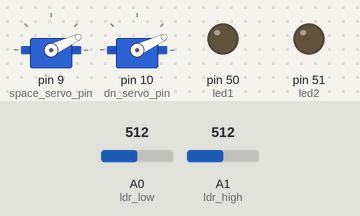
A sketch run on a simulated Arduino Mega 2560, built with avr-gcc and run on an emulated ATmega2560. Shown: 2 × servo, output pins drawn as LEDs (lit = HIGH). Dashed ring = blinking. Inputs (shaded band) come from the test bench; at power-on: A0 (ldr_low) = 512, A1 (ldr_high) = 512. What the sketch prints to the serial monitor is not drawn.

Above: at 1.2 s.
1.3 s: A0 (ldr_low) set to 529
At 2.1 s:
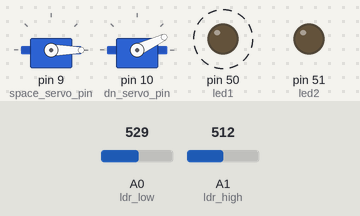
4.3 s: A1 (ldr_high) set to 531
5.8 s: A0 (ldr_low) set to 511
At 7.2 s:
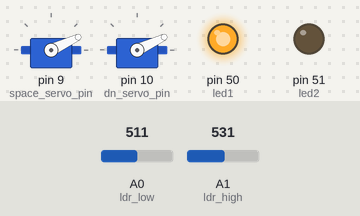
7.5 s: A1 (ldr_high) set to 511
At 8.0 s:
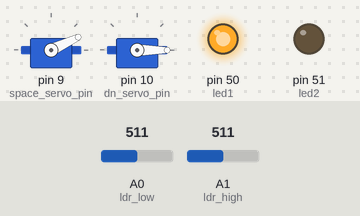
9.7 s: A0 (ldr_low) set to 306
At 11.3 s:
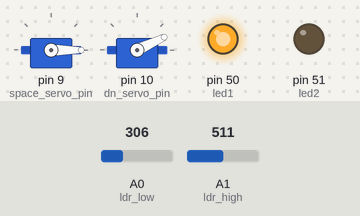
Timing chart, 0 to 12.8 s (numbered marks = the images above; inputs shaded):
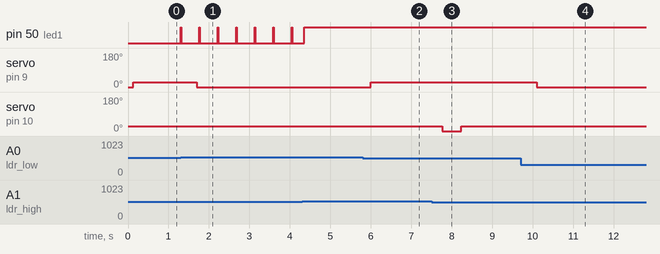

The sketch:

dino_code.ino
```cpp
#include <Servo.h>

Servo space_servo;
Servo dn_servo;

unsigned long currentMillis = 0;
unsigned long startMillis = 0;
unsigned long previousMillis = 0;
unsigned long press_spacebar_slot1 = 0;
unsigned long press_spacebar_slot2 = 0;
unsigned long press_dn_slot1 = 0;
unsigned long press_dn_slot2 = 0;
int space_pressed_count = 0;
int dn_pressed_count = 0;
const int ldr_low = A0;
const int ldr_high = A1;
int ldr_low_val = 0;
int ldr_high_val = 0;
int ldr_low_previous = 0;
int ldr_high_previous = 0;
int ldr_low_dif = 0;
int ldr_high_dif = 0;
const int led1 = 50;
const int led2 = 51;
int led1_count = 0;
int led2_count = 0;
const int space_servo_pin = 9;
const int dn_servo_pin = 10;
const int edge_diff = 10;
const int edge_low_bounce = 100;
const int edge_high_bounce = 100;
int edge_low_count = 0;
int edge_high_count = 0;
const int led_flash_length = 3;
int edge_to_jump_length = 85;
bool space_pressed;
bool dn_pressed;
bool ldr_low_edge_detected;
bool ldr_high_edge_detected;
bool debug = true;

// the setup function runs once when you press reset or power the board
void setup() {
  // initialize digital pin LED_BUILTIN as an output.
  pinMode(led1, OUTPUT);
  pinMode(led2, OUTPUT);
  space_servo.attach(space_servo_pin);
  dn_servo.attach(dn_servo_pin);
  space_pressed = false;
  dn_pressed = false;
  ldr_low_val = analogRead(ldr_low);
  ldr_high_val = analogRead(ldr_high);
  ldr_low_previous = ldr_low_val;
  ldr_high_previous = ldr_high_val;
  currentMillis = millis();
  startMillis = currentMillis;
  ldr_low_edge_detected = false;
  ldr_high_edge_detected = false;
  Serial.begin(9600);
  space_pressed_count = 50; // < auto start game

}

void press_keys(){

  if (press_spacebar_slot1 > 0) {
  space_pressed_count = 50 + edge_to_jump_length;
  press_spacebar_slot1 = 0;
  }

  if (press_spacebar_slot2 > 0) {
  space_pressed_count = 50 + edge_to_jump_length;
  press_spacebar_slot2 = 0;
  }

  if (space_pressed_count > 0) {
    if (space_pressed_count <= 50) {
     space_servo.write(0);
    }
     space_pressed_count--;
  } else {
     space_servo.write(25);
  }

  if (press_dn_slot1 > 0) {
  dn_pressed_count = 150 + edge_to_jump_length;
  press_dn_slot1 = 0;
  }

  if (press_dn_slot2 > 0) {
  dn_pressed_count = 150 + edge_to_jump_length;
  press_dn_slot2 = 0;
  }

  if (dn_pressed_count > 0) {
    if (dn_pressed_count <= 150) {
     dn_servo.write(0);
    }
     dn_pressed_count--;
  } else {
     dn_servo.write(25);
  }

}

void ldr_edge_detect() {
  // read ldr sensor values
  ldr_low_val = analogRead(ldr_low);
  // check for changes and flag
  ldr_low_dif = ldr_low_val - ldr_low_previous;
  ldr_low_val = ldr_low_previous;
  //check sign and invert negative
  if (ldr_low_dif >= 0 ) {
  } else {
  ldr_low_dif = -ldr_low_dif;
  }
  //trigger based on difference from one reading to the next
  if (ldr_low_dif > edge_diff){
    if (edge_low_count == 0) {
    ldr_low_edge_detected = true;
    edge_low_count = edge_low_bounce;
    } else {
      edge_low_count--;
      ldr_low_edge_detected = false;
    }
  } else {
    ldr_low_edge_detected = false;
    edge_low_count = 0;
  }


  ldr_high_val = analogRead(ldr_high);
  ldr_high_dif = ldr_high_val - ldr_high_previous;
  if (ldr_high_dif >= 0 ){
  } else {
  ldr_high_dif = -ldr_high_dif;
  }
  if (ldr_high_dif > edge_diff){
    ldr_high_edge_detected = true;
  } else {
    ldr_high_edge_detected = false;
  }
}

void flash_leds(){
  if (led1_count > 0) {
    digitalWrite(led1,HIGH);
    led1_count--;
  } else {
    digitalWrite(led1,LOW);
    led1_count = 0;
  }

  if (led2_count > 0) {
    digitalWrite(led1,HIGH);
    led2_count--;
  } else {
    digitalWrite(led2,LOW);
    led2_count = 0;
  }
}


// the loop function runs over and over again forever
void loop() {
  currentMillis = millis();
  ldr_edge_detect();
  flash_leds();
  press_keys();

  if (ldr_low_edge_detected == true ) {
    led1_count = led1_count + led_flash_length;
    if (press_spacebar_slot1 > 0) {
    press_spacebar_slot2 = currentMillis;
    } else {
    press_spacebar_slot1 = currentMillis;
    }
  }

  if (ldr_high_edge_detected == true ) {
    led2_count = led2_count + led_flash_length;
        if (press_dn_slot1 > 0) {
    press_dn_slot2 = currentMillis;
    } else {
    press_dn_slot1 = currentMillis;
    }
  }

  if (debug == true ) {
    Serial.println(space_pressed_count);
  }

  if ((currentMillis - startMillis) > 15000) {
    edge_to_jump_length = 65;
    //speedup
  }

}
```

Measured:
- the behaviour switches between 522 and 523 on A0 (ldr_low) (found by bisection; images 0 and 1)
- after the input at 1.3 s, pin 50 (led1): alternates HIGH for 0.02 s and LOW for 0.44 s, starting at once; servo on pin 9 (space_servo_pin): 25° → 0° after 0.39 s
- after the input at 5.8 s, servo on pin 9 (space_servo_pin): 0° → 25° after 0.20 s
- after the input at 7.5 s, servo on pin 10 (dn_servo_pin): 25° → 0° after 0.27 s, → 25° 0.47 s later
- after the input at 9.7 s, pin 50 (led1): stays HIGH (without the input it goes to HIGH after 3.2 s); servo on pin 9 (space_servo_pin): 25° → 0° after 0.39 s
